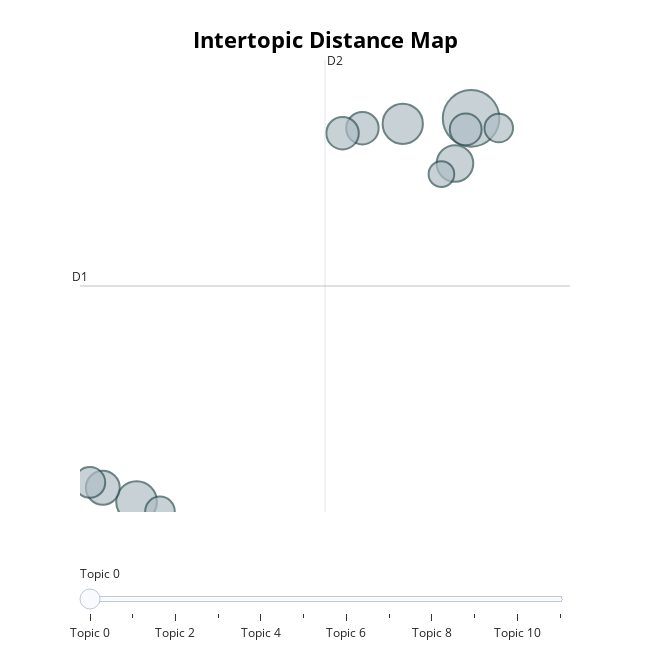

Notebook source saved alongside this figure:
### Markdown cell above
## Topic Visualiszieren, Outlier Reduzieren, Topics mergen

### Code cell
data_model_5.visualize_topics()
#data_model_5.visualize_hierarchy() # Hilft extrem zu sehen, welche Themen zusammengehören

### Figure 1 — Plotly figure (JSON) as saved in the notebook; plotly's stock layout.template omitted (floating-point values rounded to 4 significant figures)
{"data": [{"customdata": [[0, "informatik | 01 | data | wissenschaftlichen | informatikunterricht", 624], [1, "software | engineering | software engineering | softwaretechnik | methoden", 324], [2, "learning | robotik | machine learning | roboy | deep learning", 316], [3, "management | wirtschaftsinformatik | outsourcing | informationsmanagement | informationssysteme", 261], [4, "security | secure | cryptography | security privacy | kryptographie", 224], [5, "algorithmen | algorithms | algorithmen datenstrukturen | effiziente algorithmen | algorithmik", 205], [6, "bildverarbeitung | 3d | visualization | graphics | visualisierung", 205], [7, "bioinformatik | fuzzy | fuzzy methoden | protein | fuzzy logik", 197], [8, "internet | rechnerarchitektur | computing | kommunikationssysteme | li class", 183], [9, "programmierung | programmiersprachen | programmiersprache | objektorientierte programmierung | programming", 171], [10, "informatik | theoretische informatik | theoretische | theoretischen informatik | theoretischen", 159], [11, "datenbanken | datenbanken informationssysteme | datenbanksysteme | datenbankanwendungen | datenbank entwurf", 128]], "hovertemplate": "<b>Topic %{customdata[0]}</b><br>%{customdata[1]}<br>Size: %{customdata[2]}", "legendgroup": "", "marker": {"color": "#B0BEC5", "line": {"color": "DarkSlateGrey", "width": 2}, "size": [624, 324, 316, 261, 224, 205, 205, 197, 183, 171, 159, 128], "sizemode": "area", "sizeref": 0.39, "symbol": "circle"}, "mode": "markers", "name": "", "orientation": "v", "showlegend": false, "type": "scatter", "x": [8.278, 2.085, 7.013, 7.98, 1.46, 6.266, 5.899, 8.178, 1.221, 2.519, 8.79, 7.729], "xaxis": "x", "y": [17.4, 0.2585, 17.16, 15.38, 0.8856, 16.96, 16.74, 16.91, 1.122, -0.1742, 16.97, 14.91], "yaxis": "y"}], "layout": {"annotations": [{"showarrow": false, "text": "D1", "x": 1.038, "y": 9.904, "yshift": 10}, {"showarrow": false, "text": "D2", "x": 5.574, "xshift": 10, "y": 20.01}], "height": 650, "hoverlabel": {"bgcolor": "white", "font": {"family": "Rockwell", "size": 16}}, "legend": {"itemsizing": "constant", "tracegroupgap": 0}, "margin": {"t": 60}, "shapes": [{"line": {"color": "#CFD8DC", "width": 2}, "type": "line", "x0": 5.574, "x1": 5.574, "y0": -0.2003, "y1": 20.01}, {"line": {"color": "#9E9E9E", "width": 2}, "type": "line", "x0": 1.038, "x1": 10.11, "y0": 9.904, "y1": 9.904}], "sliders": [{"active": 0, "pad": {"t": 50}, "steps": [{"args": [{"marker.color": [["red", "#B0BEC5", "#B0BEC5", "#B0BEC5", "#B0BEC5", "#B0BEC5", "#B0BEC5", "#B0BEC5", "#B0BEC5", "#B0BEC5", "#B0BEC5", "#B0BEC5"]]}], "label": "Topic 0", "method": "update"}, {"args": [{"marker.color": [["#B0BEC5", "red", "#B0BEC5", "#B0BEC5", "#B0BEC5", "#B0BEC5", "#B0BEC5", "#B0BEC5", "#B0BEC5", "#B0BEC5", "#B0BEC5", "#B0BEC5"]]}], "label": "Topic 1", "method": "update"}, {"args": [{"marker.color": [["#B0BEC5", "#B0BEC5", "red", "#B0BEC5", "#B0BEC5", "#B0BEC5", "#B0BEC5", "#B0BEC5", "#B0BEC5", "#B0BEC5", "#B0BEC5", "#B0BEC5"]]}], "label": "Topic 2", "method": "update"}, {"args": [{"marker.color": [["#B0BEC5", "#B0BEC5", "#B0BEC5", "red", "#B0BEC5", "#B0BEC5", "#B0BEC5", "#B0BEC5", "#B0BEC5", "#B0BEC5", "#B0BEC5", "#B0BEC5"]]}], "label": "Topic 3", "method": "update"}, {"args": [{"marker.color": [["#B0BEC5", "#B0BEC5", "#B0BEC5", "#B0BEC5", "red", "#B0BEC5", "#B0BEC5", "#B0BEC5", "#B0BEC5", "#B0BEC5", "#B0BEC5", "#B0BEC5"]]}], "label": "Topic 4", "method": "update"}, {"args": [{"marker.color": [["#B0BEC5", "#B0BEC5", "#B0BEC5", "#B0BEC5", "#B0BEC5", "red", "#B0BEC5", "#B0BEC5", "#B0BEC5", "#B0BEC5", "#B0BEC5", "#B0BEC5"]]}], "label": "Topic 5", "method": "update"}, {"args": [{"marker.color": [["#B0BEC5", "#B0BEC5", "#B0BEC5", "#B0BEC5", "#B0BEC5", "#B0BEC5", "red", "#B0BEC5", "#B0BEC5", "#B0BEC5", "#B0BEC5", "#B0BEC5"]]}], "label": "Topic 6", "method": "update"}, {"args": [{"marker.color": [["#B0BEC5", "#B0BEC5", "#B0BEC5", "#B0BEC5", "#B0BEC5", "#B0BEC5", "#B0BEC5", "red", "#B0BEC5", "#B0BEC5", "#B0BEC5", "#B0BEC5"]]}], "label": "Topic 7", "method": "update"}, {"args": [{"marker.color": [["#B0BEC5", "#B0BEC5", "#B0BEC5", "#B0BEC5", "#B0BEC5", "#B0BEC5", "#B0BEC5", "#B0BEC5", "red", "#B0BEC5", "#B0BEC5", "#B0BEC5"]]}], "label": "Topic 8", "method": "update"}, {"args": [{"marker.color": [["#B0BEC5", "#B0BEC5", "#B0BEC5", "#B0BEC5", "#B0BEC5", "#B0BEC5", "#B0BEC5", "#B0BEC5", "#B0BEC5", "red", "#B0BEC5", "#B0BEC5"]]}], "label": "Topic 9", "method": "update"}, {"args": [{"marker.color": [["#B0BEC5", "#B0BEC5", "#B0BEC5", "#B0BEC5", "#B0BEC5", "#B0BEC5", "#B0BEC5", "#B0BEC5", "#B0BEC5", "#B0BEC5", "red", "#B0BEC5"]]}], "label": "Topic 10", "method": "update"}, {"args": [{"marker.color": [["#B0BEC5", "#B0BEC5", "#B0BEC5", "#B0BEC5", "#B0BEC5", "#B0BEC5", "#B0BEC5", "#B0BEC5", "#B0BEC5", "#B0BEC5", "#B0BEC5", "red"]]}], "label": "Topic 11", "method": "update"}]}], "title": {"font": {"color": "Black", "size": 22}, "text": "<b>Intertopic Distance Map</b>", "x": 0.5, "xanchor": "center", "y": 0.95, "yanchor": "top"}, "width": 650, "xaxis": {"anchor": "y", "domain": [0, 1], "range": [1.038, 10.11], "title": {"text": ""}, "visible": false}, "yaxis": {"anchor": "x", "domain": [0, 1], "range": [-0.2003, 20.01], "title": {"text": ""}, "visible": false}}}
